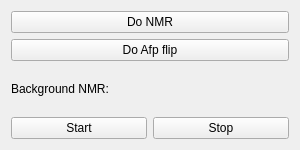
<?xml version="1.0" encoding="UTF-8"?>
<ui version="4.0">
 <class>Form</class>
 <widget class="QWidget" name="Form">
  <property name="geometry">
   <rect>
    <x>0</x>
    <y>0</y>
    <width>300</width>
    <height>150</height>
   </rect>
  </property>
  <property name="sizePolicy">
   <sizepolicy hsizetype="Preferred" vsizetype="Preferred">
    <horstretch>0</horstretch>
    <verstretch>0</verstretch>
   </sizepolicy>
  </property>
  <property name="minimumSize">
   <size>
    <width>300</width>
    <height>150</height>
   </size>
  </property>
  <property name="maximumSize">
   <size>
    <width>500</width>
    <height>150</height>
   </size>
  </property>
  <property name="windowTitle">
   <string>Form</string>
  </property>
  <layout class="QGridLayout" name="gridLayout" columnstretch="0,0,0,0">
   <item row="5" column="3">
    <widget class="QPushButton" name="backgroundStopBtn">
     <property name="text">
      <string>Stop</string>
     </property>
    </widget>
   </item>
   <item row="2" column="2" colspan="2">
    <widget class="QPushButton" name="doNMRBtn">
     <property name="text">
      <string>Do NMR</string>
     </property>
    </widget>
   </item>
   <item row="4" column="2">
    <widget class="QLabel" name="label">
     <property name="text">
      <string>Background NMR:</string>
     </property>
    </widget>
   </item>
   <item row="3" column="2" colspan="2">
    <widget class="QPushButton" name="doAFPFlipBtn">
     <property name="text">
      <string>Do Afp flip</string>
     </property>
    </widget>
   </item>
   <item row="5" column="2">
    <widget class="QPushButton" name="backgroundStartBtn">
     <property name="text">
      <string>Start</string>
     </property>
    </widget>
   </item>
  </layout>
 </widget>
 <resources/>
 <connections/>
</ui>
